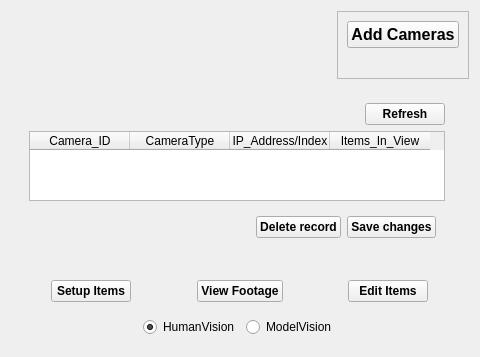
            <widget class="QWidget" name="CamerasPage">
             <layout class="QVBoxLayout" name="verticalLayout_23">
              <item alignment="Qt::AlignRight|Qt::AlignTop">
               <widget class="QFrame" name="frame_15">
                <property name="frameShape">
                 <enum>QFrame::StyledPanel</enum>
                </property>
                <property name="frameShadow">
                 <enum>QFrame::Raised</enum>
                </property>
                <layout class="QHBoxLayout" name="horizontalLayout_13">
                 <property name="bottomMargin">
                  <number>30</number>
                 </property>
                 <item>
                  <widget class="QPushButton" name="DisplayCameraTab">
                   <property name="font">
                    <font>
                     <pointsize>12</pointsize>
                     <weight>75</weight>
                     <bold>true</bold>
                    </font>
                   </property>
                   <property name="cursor">
                    <cursorShape>PointingHandCursor</cursorShape>
                   </property>
                   <property name="text">
                    <string>Add Cameras</string>
                   </property>
                   <property name="icon">
                    <iconset resource="QSS/QSS_Resources.qrc">
                     <normaloff>:/icons/Icons/edit.png</normaloff>:/icons/Icons/edit.png</iconset>
                   </property>
                  </widget>
                 </item>
                </layout>
               </widget>
              </item>
              <item alignment="Qt::AlignLeft|Qt::AlignTop">
               <widget class="QWidget" name="widget_2" native="true">
                <layout class="QHBoxLayout" name="horizontalLayout_14">
                 <property name="rightMargin">
                  <number>9</number>
                 </property>
                 <item>
                  <widget class="QWidget" name="widget_11" native="true">
                   <layout class="QVBoxLayout" name="verticalLayout_24">
                    <item alignment="Qt::AlignRight">
                     <widget class="QPushButton" name="RefreshCameraTable">
                      <property name="font">
                       <font>
                        <weight>75</weight>
                        <bold>true</bold>
                       </font>
                      </property>
                      <property name="cursor">
                       <cursorShape>PointingHandCursor</cursorShape>
                      </property>
                      <property name="text">
                       <string>Refresh</string>
                      </property>
                      <property name="icon">
                       <iconset resource="QSS/QSS_Resources.qrc">
                        <normaloff>:/icons/Icons/refresh-cw.png</normaloff>:/icons/Icons/refresh-cw.png</iconset>
                      </property>
                     </widget>
                    </item>
                    <item>
                     <widget class="QTableWidget" name="CameraTable">
                      <property name="sizeAdjustPolicy">
                       <enum>QAbstractScrollArea::AdjustToContents</enum>
                      </property>
                      <column>
                       <property name="text">
                        <string>Camera_ID</string>
                       </property>
                      </column>
                      <column>
                       <property name="text">
                        <string>CameraType</string>
                       </property>
                      </column>
                      <column>
                       <property name="text">
                        <string>IP_Address/Index</string>
                       </property>
                      </column>
                      <column>
                       <property name="text">
                        <string>Items_In_View</string>
                       </property>
                      </column>
                     </widget>
                    </item>
                    <item alignment="Qt::AlignRight">
                     <widget class="QWidget" name="widget_14" native="true">
                      <layout class="QHBoxLayout" name="horizontalLayout_15">
                       <item>
                        <widget class="QPushButton" name="DeleterecordCamera">
                         <property name="font">
                          <font>
                           <weight>75</weight>
                           <bold>true</bold>
                          </font>
                         </property>
                         <property name="cursor">
                          <cursorShape>PointingHandCursor</cursorShape>
                         </property>
                         <property name="text">
                          <string>Delete record</string>
                         </property>
                         <property name="icon">
                          <iconset resource="QSS/QSS_Resources.qrc">
                           <normaloff>:/icons/Icons/delete.png</normaloff>:/icons/Icons/delete.png</iconset>
                         </property>
                        </widget>
                       </item>
                       <item>
                        <widget class="QPushButton" name="SavechangesCamera">
                         <property name="font">
                          <font>
                           <weight>75</weight>
                           <bold>true</bold>
                          </font>
                         </property>
                         <property name="cursor">
                          <cursorShape>PointingHandCursor</cursorShape>
                         </property>
                         <property name="text">
                          <string>Save changes</string>
                         </property>
                         <property name="icon">
                          <iconset resource="QSS/QSS_Resources.qrc">
                           <normaloff>:/icons/Icons/save.png</normaloff>:/icons/Icons/save.png</iconset>
                         </property>
                        </widget>
                       </item>
                      </layout>
                     </widget>
                    </item>
                   </layout>
                  </widget>
                 </item>
                 <item>
                  <widget class="QWidget" name="widget_13" native="true">
                   <widget class="QLabel" name="label_2">
                    <property name="geometry">
                     <rect>
                      <x>9</x>
                      <y>9</y>
                      <width>16</width>
                      <height>16</height>
                     </rect>
                    </property>
                    <property name="text">
                     <string/>
                    </property>
                   </widget>
                  </widget>
                 </item>
                </layout>
               </widget>
              </item>
              <item alignment="Qt::AlignBottom">
               <widget class="QWidget" name="widget_12" native="true">
                <layout class="QHBoxLayout" name="horizontalLayout_17">
                 <property name="bottomMargin">
                  <number>0</number>
                 </property>
                 <item alignment="Qt::AlignHCenter">
                  <widget class="QPushButton" name="SetupItems">
                   <property name="font">
                    <font>
                     <weight>75</weight>
                     <bold>true</bold>
                    </font>
                   </property>
                   <property name="cursor">
                    <cursorShape>PointingHandCursor</cursorShape>
                   </property>
                   <property name="text">
                    <string>Setup Items</string>
                   </property>
                   <property name="icon">
                    <iconset resource="QSS/QSS_Resources.qrc">
                     <normaloff>:/icons/Icons/check-square.png</normaloff>:/icons/Icons/check-square.png</iconset>
                   </property>
                   <property name="iconSize">
                    <size>
                     <width>15</width>
                     <height>15</height>
                    </size>
                   </property>
                  </widget>
                 </item>
                 <item alignment="Qt::AlignHCenter">
                  <widget class="QPushButton" name="ViewFootage">
                   <property name="font">
                    <font>
                     <weight>75</weight>
                     <bold>true</bold>
                    </font>
                   </property>
                   <property name="cursor">
                    <cursorShape>PointingHandCursor</cursorShape>
                   </property>
                   <property name="text">
                    <string>View Footage</string>
                   </property>
                   <property name="icon">
                    <iconset resource="QSS/QSS_Resources.qrc">
                     <normaloff>:/icons/Icons/camera.png</normaloff>:/icons/Icons/camera.png</iconset>
                   </property>
                   <property name="iconSize">
                    <size>
                     <width>15</width>
                     <height>15</height>
                    </size>
                   </property>
                  </widget>
                 </item>
                 <item alignment="Qt::AlignHCenter">
                  <widget class="QPushButton" name="EditItems">
                   <property name="font">
                    <font>
                     <weight>75</weight>
                     <bold>true</bold>
                    </font>
                   </property>
                   <property name="cursor">
                    <cursorShape>PointingHandCursor</cursorShape>
                   </property>
                   <property name="text">
                    <string>Edit Items</string>
                   </property>
                   <property name="icon">
                    <iconset resource="QSS/QSS_Resources.qrc">
                     <normaloff>:/icons/Icons/codepen.png</normaloff>:/icons/Icons/codepen.png</iconset>
                   </property>
                   <property name="iconSize">
                    <size>
                     <width>15</width>
                     <height>15</height>
                    </size>
                   </property>
                  </widget>
                 </item>
                </layout>
               </widget>
              </item>
              <item alignment="Qt::AlignHCenter|Qt::AlignTop">
               <widget class="QWidget" name="widget_22" native="true">
                <layout class="QHBoxLayout" name="horizontalLayout_36">
                 <item>
                  <widget class="QRadioButton" name="HumanVision">
                   <property name="text">
                    <string>HumanVision</string>
                   </property>
                   <property name="checked">
                    <bool>true</bool>
                   </property>
                  </widget>
                 </item>
                 <item>
                  <widget class="QRadioButton" name="ModelVision">
                   <property name="text">
                    <string>ModelVision</string>
                   </property>
                  </widget>
                 </item>
                </layout>
               </widget>
              </item>
             </layout>
            </widget>
